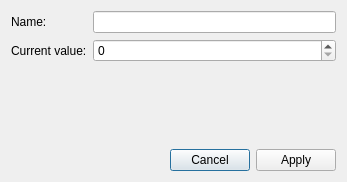
<?xml version="1.0" encoding="UTF-8"?>
<ui version="4.0">
 <class>SimpleSequenceEditForm</class>
 <widget class="QDialog" name="SimpleSequenceEditForm">
  <property name="geometry">
   <rect>
    <x>0</x>
    <y>0</y>
    <width>347</width>
    <height>182</height>
   </rect>
  </property>
  <property name="windowTitle">
   <string>Dialog</string>
  </property>
  <layout class="QVBoxLayout" name="verticalLayout">
   <item>
    <layout class="QFormLayout" name="formLayout">
     <item row="0" column="0">
      <widget class="QLabel" name="lblName">
       <property name="text">
        <string>Name:</string>
       </property>
      </widget>
     </item>
     <item row="0" column="1">
      <widget class="QLineEdit" name="edtName"/>
     </item>
     <item row="1" column="0">
      <widget class="QLabel" name="lblCurrentValue">
       <property name="text">
        <string>Current value:</string>
       </property>
      </widget>
     </item>
     <item row="1" column="1">
      <widget class="QSpinBox" name="edtCurrentValue"/>
     </item>
    </layout>
   </item>
   <item>
    <spacer name="verticalSpacer">
     <property name="orientation">
      <enum>Qt::Vertical</enum>
     </property>
     <property name="sizeHint" stdset="0">
      <size>
       <width>20</width>
       <height>40</height>
      </size>
     </property>
    </spacer>
   </item>
   <item>
    <layout class="QHBoxLayout" name="horizontalLayout">
     <item>
      <spacer name="horizontalSpacer">
       <property name="orientation">
        <enum>Qt::Horizontal</enum>
       </property>
       <property name="sizeHint" stdset="0">
        <size>
         <width>40</width>
         <height>20</height>
        </size>
       </property>
      </spacer>
     </item>
     <item>
      <widget class="QPushButton" name="btnCancel">
       <property name="text">
        <string>Cancel</string>
       </property>
      </widget>
     </item>
     <item>
      <widget class="QPushButton" name="btnApply">
       <property name="text">
        <string>Apply</string>
       </property>
      </widget>
     </item>
    </layout>
   </item>
  </layout>
 </widget>
 <resources/>
 <connections/>
</ui>
